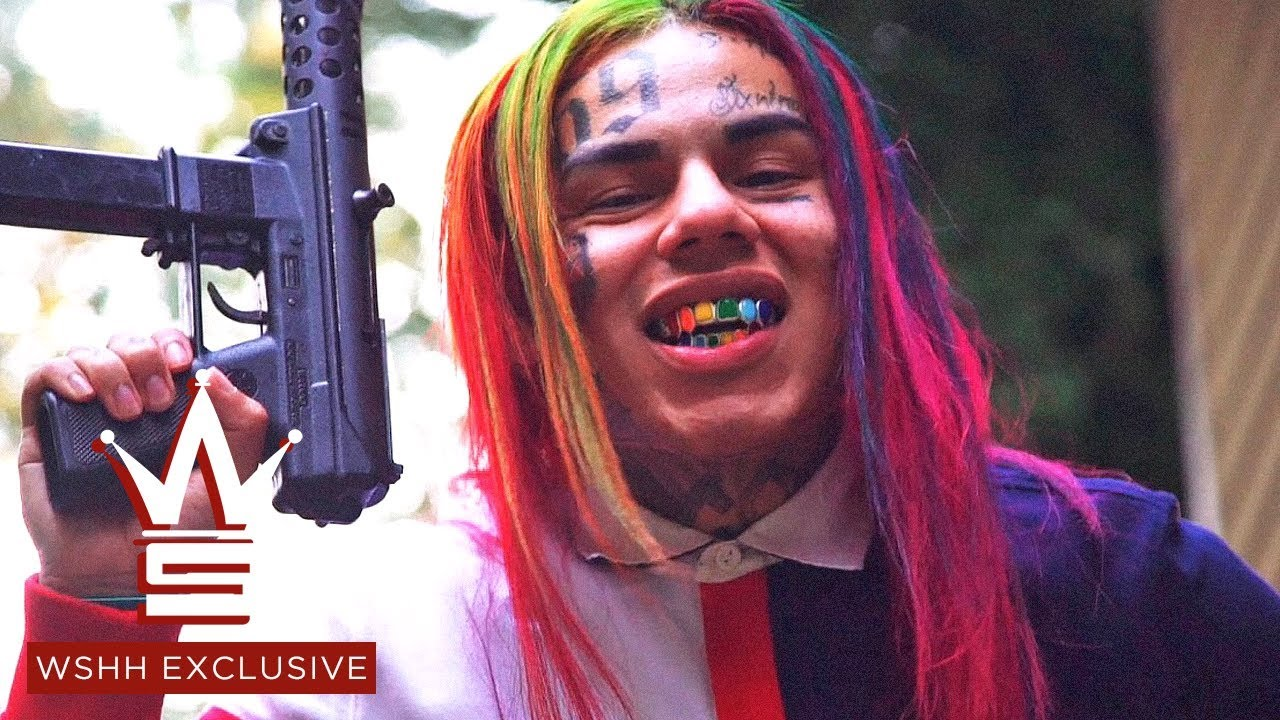
#> input picture maxresdefault.jpg, 1280 x 720 px
$ jupyter execute --allow-errors Untitled1.ipynb   (older library calls are emulated)
#> lines starting #> are read from the running program, lines starting #| are printed output that depends on the picture
[cell 1]
from skimage import io,util
import matplotlib.pyplot as plt

img1=io.imread('maxresdefault.jpg', as_grey=True)#float64
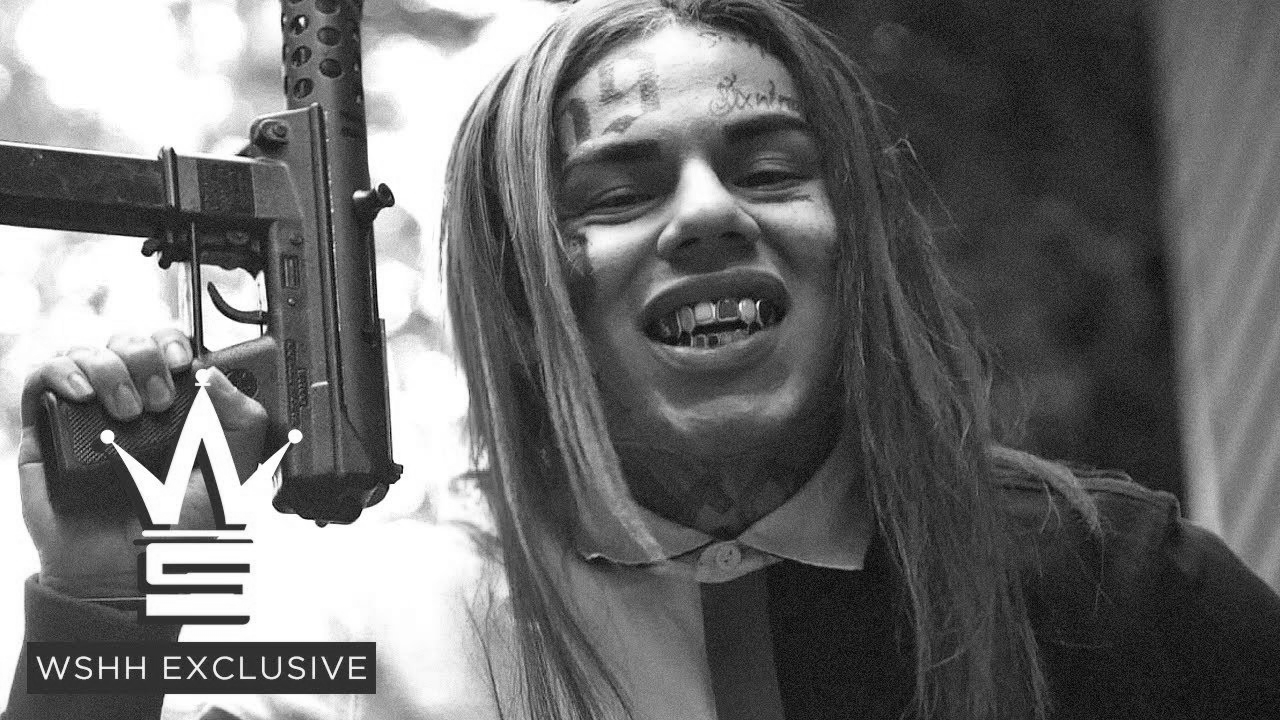
#> img1: shape (720, 1280) float64; min 0.00141, max 1, mean 0.431
img2=util.img_as_ubyte(img1)#0~255

print(type(img1))
#| <class 'numpy.ndarray'>
print(img1.shape)
#| (720, 1280)
io.imshow(img1)

plt.figure()
io.imshow(img2)
io.show()
